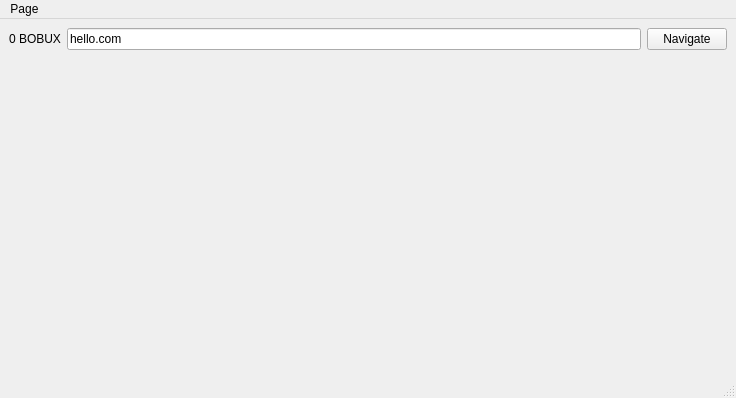
<?xml version="1.0" encoding="UTF-8"?>
<ui version="4.0">
 <class>MainWindow</class>
 <widget class="QMainWindow" name="MainWindow">
  <property name="geometry">
   <rect>
    <x>0</x>
    <y>0</y>
    <width>736</width>
    <height>398</height>
   </rect>
  </property>
  <property name="windowTitle">
   <string>BobuxNet Browser</string>
  </property>
  <widget class="QWidget" name="centralwidget">
   <layout class="QVBoxLayout" name="verticalLayout">
    <property name="leftMargin">
     <number>0</number>
    </property>
    <property name="topMargin">
     <number>0</number>
    </property>
    <property name="rightMargin">
     <number>0</number>
    </property>
    <property name="bottomMargin">
     <number>0</number>
    </property>
    <item>
     <widget class="QFrame" name="TopBar">
      <property name="maximumSize">
       <size>
        <width>16777215</width>
        <height>40</height>
       </size>
      </property>
      <property name="accessibleName">
       <string>TopBar</string>
      </property>
      <property name="styleSheet">
       <string notr="true">QFrame[accessibleName=&quot;TopBar&quot;] {
background-color: qlineargradient(spread:pad, x1:0, y1:0, x2:0.983, y2:0.954545, stop:0 rgba(142, 187, 255, 255), stop:1 rgba(170, 255, 255, 255));
}</string>
      </property>
      <property name="frameShape">
       <enum>QFrame::NoFrame</enum>
      </property>
      <property name="frameShadow">
       <enum>QFrame::Plain</enum>
      </property>
      <property name="lineWidth">
       <number>0</number>
      </property>
      <layout class="QHBoxLayout" name="horizontalLayout">
       <item>
        <widget class="QLabel" name="Money">
         <property name="text">
          <string>0 BOBUX</string>
         </property>
        </widget>
       </item>
       <item>
        <widget class="QLineEdit" name="AddressBar">
         <property name="text">
          <string>hello.com</string>
         </property>
         <property name="placeholderText">
          <string>Shop Address..</string>
         </property>
        </widget>
       </item>
       <item>
        <widget class="QPushButton" name="NavigateButton">
         <property name="minimumSize">
          <size>
           <width>0</width>
           <height>21</height>
          </size>
         </property>
         <property name="maximumSize">
          <size>
           <width>16777215</width>
           <height>75</height>
          </size>
         </property>
         <property name="text">
          <string>Navigate</string>
         </property>
        </widget>
       </item>
      </layout>
     </widget>
    </item>
    <item>
     <widget class="QScrollArea" name="WebContents">
      <property name="sizePolicy">
       <sizepolicy hsizetype="Ignored" vsizetype="Expanding">
        <horstretch>0</horstretch>
        <verstretch>0</verstretch>
       </sizepolicy>
      </property>
      <property name="frameShape">
       <enum>QFrame::NoFrame</enum>
      </property>
      <property name="frameShadow">
       <enum>QFrame::Plain</enum>
      </property>
      <property name="lineWidth">
       <number>0</number>
      </property>
      <property name="widgetResizable">
       <bool>true</bool>
      </property>
      <widget class="QWidget" name="scrollAreaWidgetContents">
       <property name="geometry">
        <rect>
         <x>0</x>
         <y>0</y>
         <width>736</width>
         <height>311</height>
        </rect>
       </property>
       <property name="sizePolicy">
        <sizepolicy hsizetype="Ignored" vsizetype="Preferred">
         <horstretch>0</horstretch>
         <verstretch>0</verstretch>
        </sizepolicy>
       </property>
       <layout class="QVBoxLayout" name="WebBodyLayout"/>
      </widget>
     </widget>
    </item>
   </layout>
  </widget>
  <widget class="QMenuBar" name="menubar">
   <property name="geometry">
    <rect>
     <x>0</x>
     <y>0</y>
     <width>736</width>
     <height>21</height>
    </rect>
   </property>
   <widget class="QMenu" name="menuPage">
    <property name="title">
     <string>Page</string>
    </property>
    <addaction name="actionReturn"/>
   </widget>
   <addaction name="menuPage"/>
  </widget>
  <widget class="QStatusBar" name="statusbar"/>
  <action name="actionReturn">
   <property name="text">
    <string>Return</string>
   </property>
   <property name="shortcut">
    <string>Backspace</string>
   </property>
  </action>
 </widget>
 <resources/>
 <connections/>
</ui>
